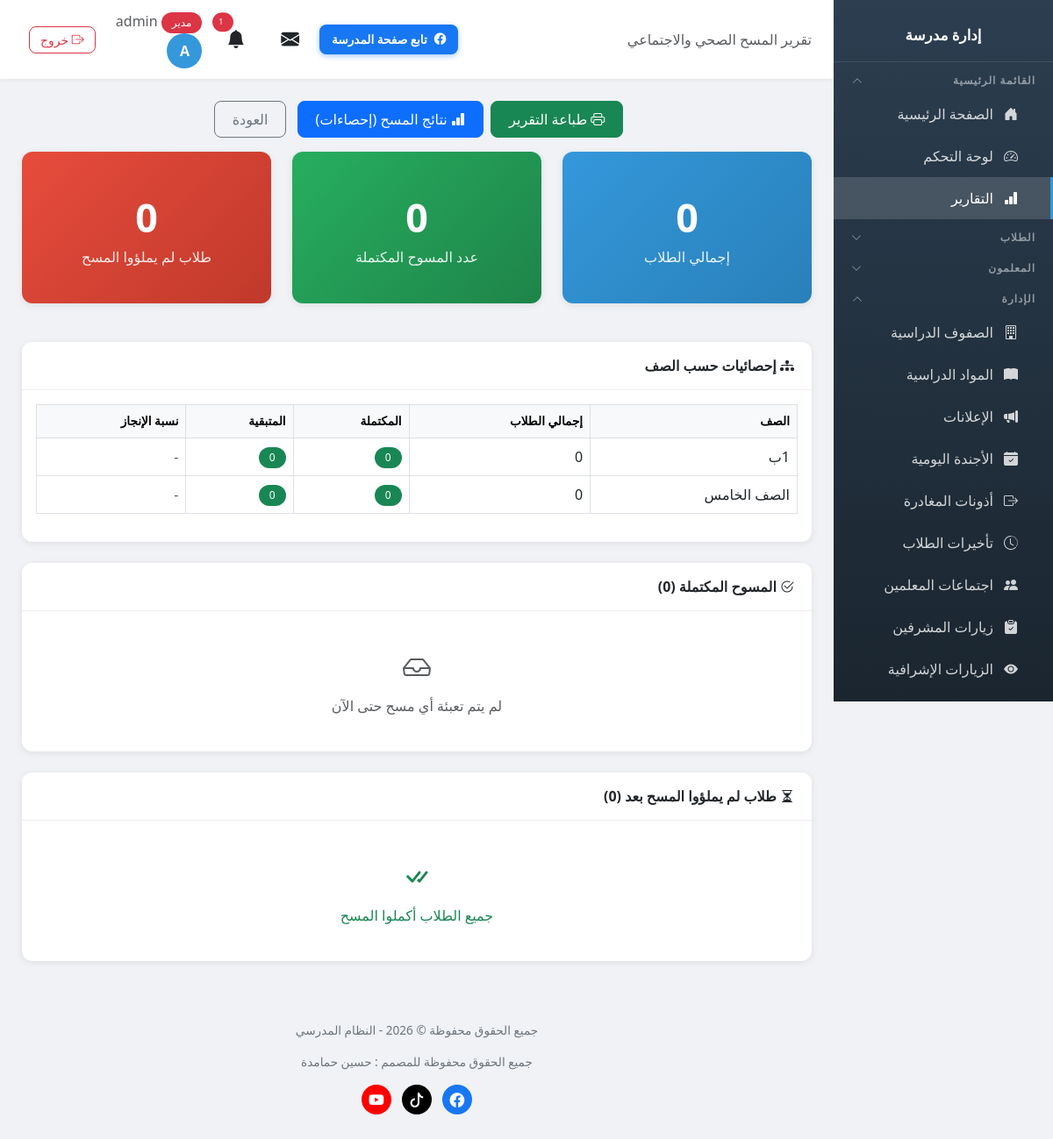
The page /survey/report/ (signed in) on the database as committed earlier.
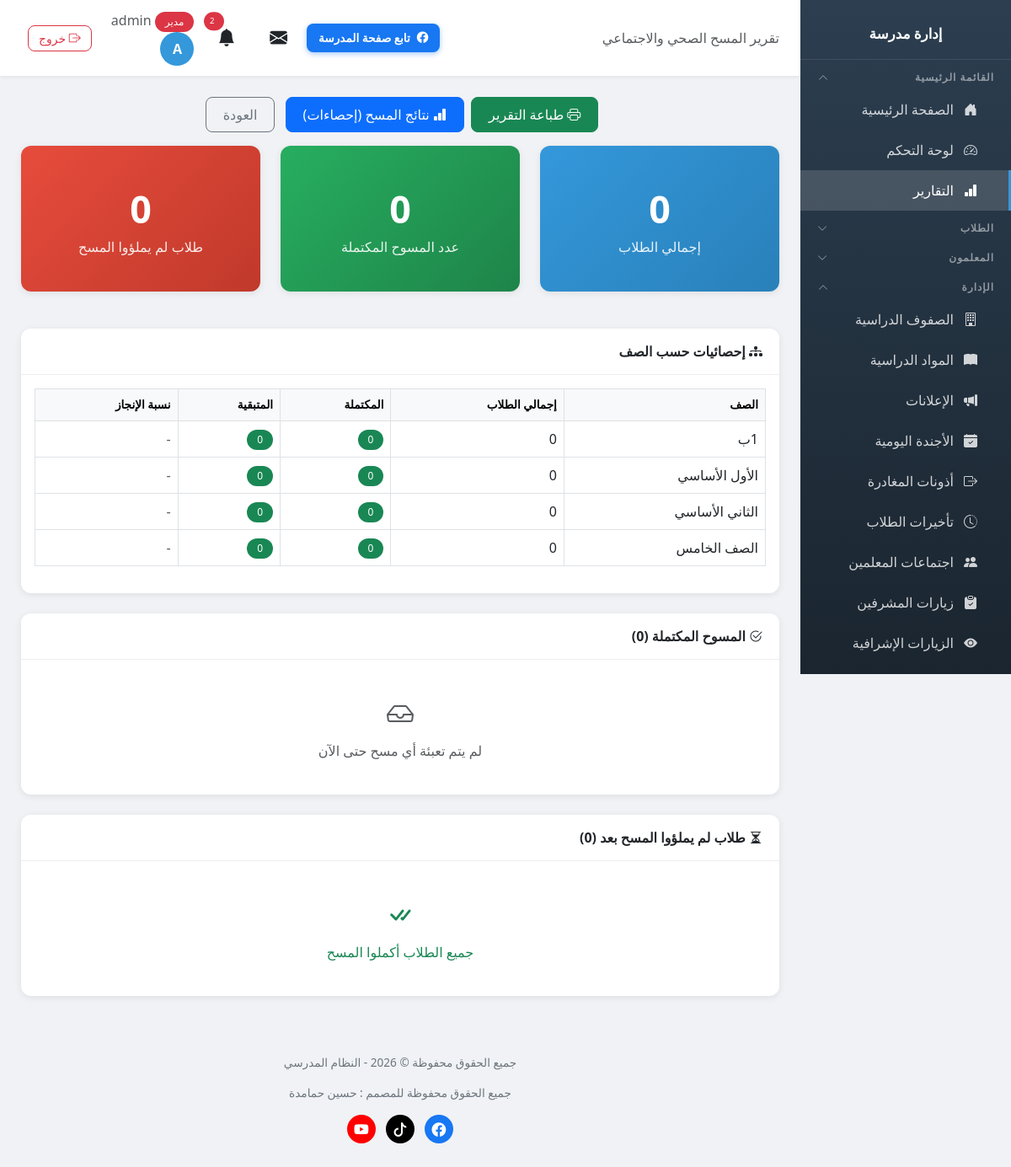
The same page on the database as committed later.
### school/models.py (models this page shows, shortened)
class Class(models.Model):
    name = models.CharField('اسم الصف', max_length=100, unique=True)
    guardian = models.OneToOneField('Teacher', on_delete=models.SET_NULL, null=True, blank=True, related_name='guardian_class', verbose_name='مربي الصف')
    class Meta:
        verbose_name = 'صف'
        verbose_name_plural = 'الصفوف'

### school/views.py (the view)
# urls.py: path('survey/report/', views.survey_report, name='survey_report'),
@login_required
def survey_report(request):
    if not has_perm(request.user, 'survey', 'view'):
        messages.error(request, 'ليس لديك صلاحية')
        return redirect('dashboard')
    surveys = StudentSurvey.objects.select_related('student__student_class')
    total_students = Student.objects.count()
    submitted_ids = set(surveys.values_list('student_id', flat=True))
    not_submitted = sort_students_class_first(Student.objects.exclude(id__in=submitted_ids).select_related('student_class'))
    classes = Class.objects.all().order_by('name')
    stats = []
    for cls in classes:
        total = Student.objects.filter(student_class=cls).count()
        done = surveys.filter(student__student_class=cls).count()
        stats.append({'class': cls, 'total': total, 'done': done, 'missing': total - done})
    surveys_sorted = sorted(list(surveys), key=lambda s: (
        arabic_sort_key(s.student.student_class.name) if s.student.student_class else (0,),
        arabic_sort_key(s.student.full_name),
    ))
    return render(request, 'school/survey_report.html', {
        'surveys': surveys_sorted,
        'total_students': total_students,
        'submitted_count': len(submitted_ids),
        'not_submitted_count': len(not_submitted),
        'not_submitted': not_submitted,
        'stats': stats,
        'today': date.today(),
    })

### school/models.py (called while the page is built, shortened)
def has_perm(user, module, action):
    if user.profile.role == 'admin':
        return True

### school/services.py (called while the page is built, shortened)
def send_visit_reminders():
    try:
        tomorrow = date.today() + timedelta(days=1)
        due = VisitProgram.objects.filter(visit_date=tomorrow, reminder_sent=False).select_related('teacher')
        if not due.exists():
            return
    except Exception as e:
        logger.error(f'خطأ في إرسال تذكيرات الزيارات: {e}')

### school/views.py (called while the page is built)
def sort_students_class_first(students):
    return sorted(students, key=lambda s: (
        arabic_sort_key(s.student_class.name) if getattr(s, 'student_class', None) else (0,),
        arabic_sort_key(s.full_name),
    ))

### templates/school/survey_report.html (shortened to what the changed rows need)
{% extends 'school/base.html' %}
{% block content %}
<div class="card mb-4">
    <div class="card-body">
        <div class="table-responsive">
            <table class="table table-bordered table-hover align-middle">
                <thead class="table-light">
                    <tr>
                        <th>الصف</th>
                        <th>إجمالي الطلاب</th>
                        <th>المكتملة</th>
                        <th>المتبقية</th>
                        <th>نسبة الإنجاز</th>
                    </tr>
                </thead>
                <tbody>
                    {% for s in stats %}
                    <tr>
                        <td>{{ s.class.name|default:"-" }}</td>
                        <td>{{ s.total }}</td>
                        <td>
                            <span class="badge bg-success">{{ s.done }}</span>
                        </td>
                        <td>
                            {% if s.missing %}
                            <span class="badge bg-danger">{{ s.missing }}</span>
                            {% else %}
                            <span class="badge bg-success">0</span>
                            {% endif %}
                        </td>
                        <td>
                            {% if s.total %}
                            <div class="progress" style="min-width: 120px;">
                                <div class="progress-bar {% if s.done == s.total %}bg-success{% elif s.done %}bg-warning{% else %}bg-danger{% endif %}"
                                     style="width: {% widthratio s.done s.total 100 %}%">
                                    {% widthratio s.done s.total 100 %}%
                                </div>
                            </div>
                            {% else %}
                            <span class="text-muted">-</span>
                            {% endif %}
                        </td>
                    </tr>
                    {% empty %}
                    <tr><td colspan="5" class="text-center text-muted py-4">لا توجد صفوف</td></tr>
                    {% endfor %}
                </tbody>
            </table>
        </div>
    </div>
</div>
{% endblock %}

### templates/school/base.html (shortened to what the changed rows need)
<!DOCTYPE html>
<html lang="ar" dir="rtl">
<head>
    <link href="https://cdn.jsdelivr.net/npm/bootstrap@5.3.0/dist/css/bootstrap.min.css" rel="stylesheet">
    <link href="https://cdn.jsdelivr.net/npm/bootstrap@5.3.0/dist/css/bootstrap.rtl.min.css" rel="stylesheet">
    <link rel="stylesheet" href="https://cdn.jsdelivr.net/npm/bootstrap-icons@1.11.0/font/bootstrap-icons.css">
    <link href="https://cdn.jsdelivr.net/npm/select2@4.1.0-rc.0/dist/css/select2.min.css" rel="stylesheet" />
    <link href="https://cdn.jsdelivr.net/npm/select2-bootstrap-5-theme@1.3.0/dist/select2-bootstrap-5-theme.rtl.min.css" rel="stylesheet" />
    <link rel="stylesheet" href="https://unpkg.com/leaflet@1.9.4/dist/leaflet.css" />
</head>
<body>
    {% if user.is_authenticated %}
    <div class="main-content">
        <div class="top-bar">
            <div style="display:flex; align-items:center; gap:10px;">
                <div class="user-info">
                <div class="dropdown d-inline-block mx-2" id="notificationBell">
                    <button class="btn btn-link text-reset position-relative p-1" type="button" data-bs-toggle="dropdown" aria-expanded="false" style="font-size: 1.3rem;">
                        <i class="bi bi-bell-fill"></i>
                        {% if unread_notifications_count > 0 %}
                        <span class="position-absolute top-0 start-100 translate-middle badge rounded-pill bg-danger" style="font-size: 0.6rem;">
                            {{ unread_notifications_count }}
                        </span>
                        {% endif %}
                    </button>
                </div>
                </div>
                </div>
            </div>
        <div class="page-content">
            {% block content %}{% endblock %}
        </div>
    </div>
    {% endif %}
</body>
</html>

Rows that differ between the two databases and show on the page:
added Class: class.name "الأول الأساسي", total "0", done "0"
added Class: class.name "الثاني الأساسي", total "0", done "0"
Other text that changed with them:
{{ unread_notifications_count }}: "1" → "2"
